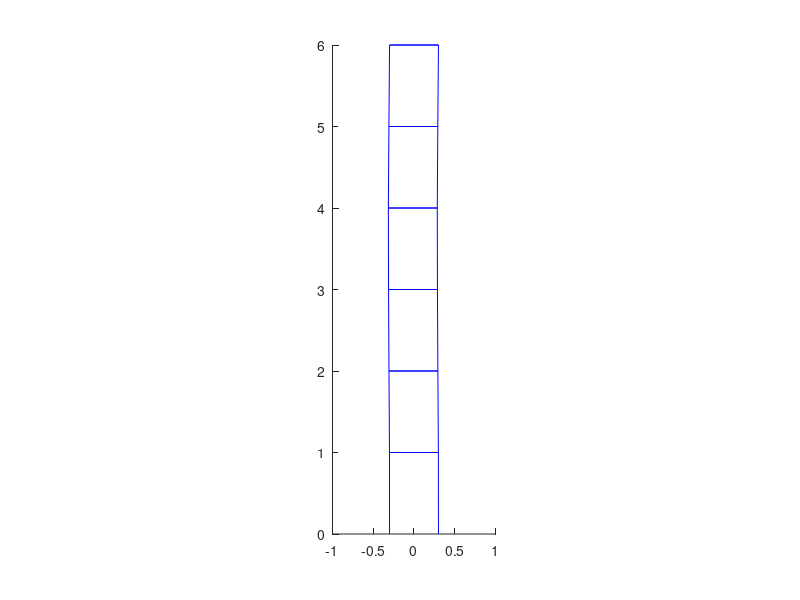
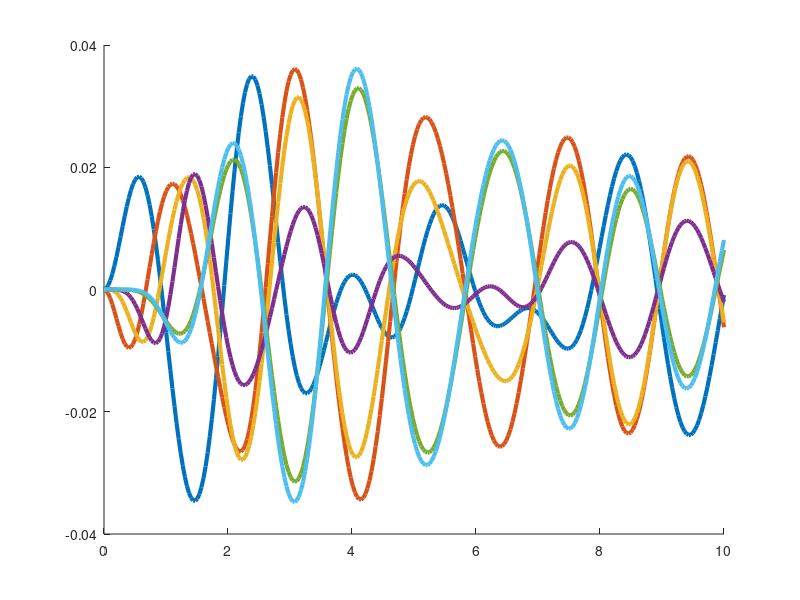

MATLAB code for these plots, in order: (Note: this script raises an error after producing the figures.)
clear all
close all

% Code E Draft 
% Last Modified: 17/5/22

%parameters
N = 6;
m = 100 * [9, 4, 4, 7, 1, 1000];     % part (e)
k = 10000 * ones(1,N);              % part (e)
c = [200*ones(1,N-1), 20];          % part (e)

M = diag(m);                                                        % part (a)
K = diag(-k-[k(2:end),0]) + diag(k(2:end),1) + diag(k(2:end),-1);   % part (a)
C = diag(-c-[c(2:end),0]) + diag(c(2:end),1) + diag(c(2:end),-1);   % part (a)

a = 0.3; omega = 3;
f = @(t) [a*cos(omega*t);zeros(N-1,1)];


% X'' = M^{-1}KX + M^(-1)CX'+F, X(0)=0 and X'(0)=0
% Rewrite this equation so that it is in the form x' = [X;X']' = Ax + F(t)
% by finding A (I have supplied F and the initial condition for you)
A = [zeros(N,N), eye(N,N); M^(-1)*K, M^(-1)*C];     % part (a)
F = @(t) [zeros(N,1); f(t)];
%initial condition
 x0 = zeros(2*N,1);

%rate of change of state x
 RHS = @(x,t) A*x + F(t);

%solver parameters and domain  
Nt = 300;
tmax = 10;
t = linspace(0,tmax,Nt);
dt = t(2)-t(1);
x = zeros(2*N,Nt); %here we store the solution at each timestep in separate (Nt) columns
 
 %set initial condition to solution in first column
 x(:,1) = x0;
 %iterate Eulers method for every timestep and later iterate Heun's method
 %for accuracy.
 for i = 2:Nt
 gradA = RHS(x(:,i-1),t(i-1)); % part (b) and then part (d) (two different codes, you will probably use more than one line for part (d))
 xPredict = x(:,i-1) + dt*gradA;
 gradB = RHS(xPredict,t(i));
 x(:,i) = x(:,i-1) + dt * (gradA + gradB)/2;
 end
 
 %Create animation of building --- you do not need to touch this.
 xpos = x(1:N,:);
 halfwidth = 0.3;
 figure(1),
 for i = 1:Nt
    cla, hold on
     plot(xpos(:,i)-halfwidth,[1:N],'b')
     plot(xpos(:,i)+halfwidth,[1:N],'b')
     plot([0, xpos(1,i)]+halfwidth,[0, 1],'b')
     plot([0, xpos(1,i)]-halfwidth,[0, 1],'b')
     for j = 1:N
     plot([xpos(j,i)+halfwidth, xpos(j,i)-halfwidth],[j, j],'b')
     plot([xpos(j,i)+halfwidth, xpos(j,i)-halfwidth],[j, j],'b')
     end
     
     axis equal
     xlim([-1 1])
     ylim([0 N])
 drawnow
 end
 
 
 %Create figure showing the inter-floor displacement from each floor to the
 %floor below it (in the case of Floor 1, it is the displacement of Floor 1
 %compared to the ground).
 figure (2)
 cla
 hold on
 displacement = x(1:N,:) - [zeros(1,Nt); x(1:N-1,:)]; %part c
 for i = 1:N
     plot(t' ,displacement(i,:),'LineWidth',3)
 end
 newcolors = {'#F00','#F80','#FF0','#0B0','#00F'};
 colororder(newcolors)
 legend('Floor 1','Floor 2','Floor 3','Floor 4','Floor 5');
 
 
